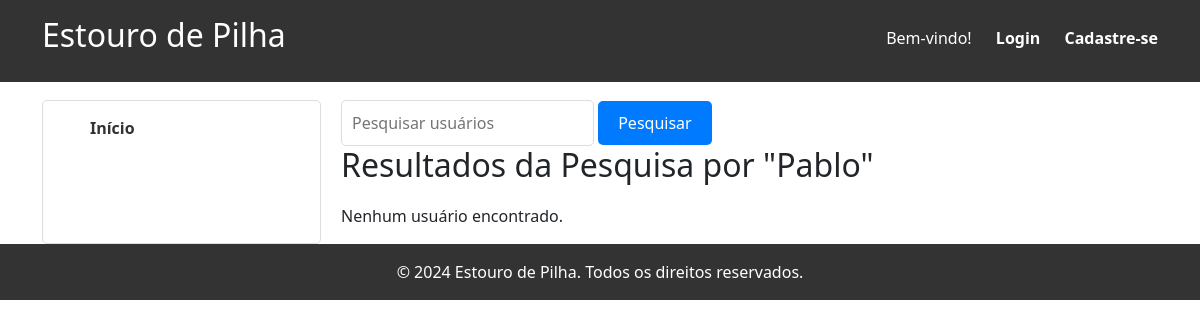
Page /pesquisa_usuario.php?pesquisa=Pablo on the earlier database version.
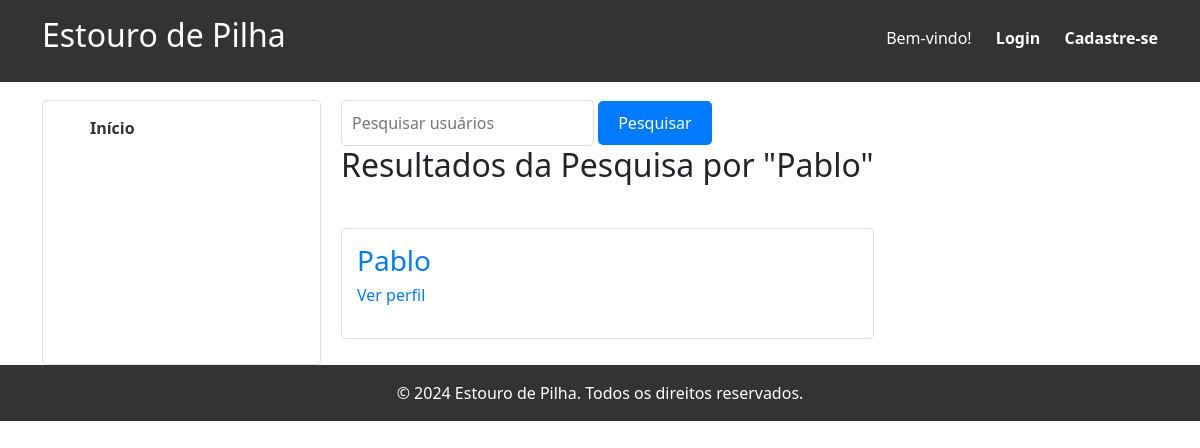
Same page on the later database version.
### tables this page shows
CREATE TABLE IF NOT EXISTS db_usr (
  usr_id INT NOT NULL AUTO_INCREMENT,
  usr_name VARCHAR(20) NOT NULL,
  usr_password VARCHAR(255) NOT NULL,
  PRIMARY KEY (usr_id)
);

### pesquisa_usuario.php (the view, shortened to what this page needs)
<?php
    $logged_in = $_SESSION['logged_in'] ?? false;
    $usr = $_SESSION['usr'] ?? '';
    require_once 'banco.php';
    $usuarios_encontrados = [];
    if (isset($_GET['pesquisa'])) {
        $termo_pesquisa = $_GET['pesquisa'];
        $stmt = $banco->prepare("SELECT usr_id, usr_name FROM db_usr WHERE usr_name LIKE ?");
        $termo_pesquisa = '%' . $termo_pesquisa . '%';
        $stmt->bind_param("s", $termo_pesquisa);
        $stmt->execute();
        $result = $stmt->get_result();
        while ($row = $result->fetch_object()) {
            $usuarios_encontrados[] = $row;
        }
        if (empty($usuarios_encontrados)) {
            $mensagem_pesquisa = "Nenhum usuário encontrado.";
        }
    }
?>
<!DOCTYPE html>
<html lang="en">
<head>
    <link rel="stylesheet" href="estilos.css">
    <link href="https://cdn.jsdelivr.net/npm/bootstrap@5.3.3/dist/css/bootstrap.min.css" rel="stylesheet">
</head>
<body>
    <header>
        <div class="container">
            <h1>Estouro de Pilha</h1>
            <nav>
                <ul>
                    <?php if ($logged_in): ?>
                        <li>Olá, <?php echo htmlspecialchars($usr); ?>!</li>
                        <li><a href="logout.php">Logout</a></li>
                    <?php else: ?>
                        <li>Bem-vindo!</li>
                        <li><a href="login.php">Login</a></li>
                        <li><a href="register.php">Cadastre-se</a></li>
                    <?php endif; ?>
                </ul>
            </nav>
        </div>
    </header>
    <main class="container">
        <aside class="sidebar">
            <ul>
                <li><a href="index.php">Início</a></li>
            </ul>
        </aside>
        <section class="pesquisa-usuario">
            <form action="" method="GET" class="search-form">
                <input type="text" name="pesquisa" placeholder="Pesquisar usuários">
                <button type="submit">Pesquisar</button> <br>
            </form>
            <?php if (isset($termo_pesquisa)): ?>
                <h2>Resultados da Pesquisa por "<?php echo htmlspecialchars($_GET['pesquisa']); ?>"</h2>
                <?php if (!empty($usuarios_encontrados)): ?>
                    <ul class="search-results">
                        <?php foreach ($usuarios_encontrados as $usuario): ?> <br>
                            <li>
                                <h3><?php echo htmlspecialchars($usuario->usr_name); ?></h3>
                                <p><a href="perfil_usuario.php?usr_id=<?php echo $usuario->usr_id; ?>">Ver perfil</a></p>
                            </li>
                        <?php endforeach; ?>
                    </ul>
                <?php else: ?>
                    <p><?php echo htmlspecialchars($mensagem_pesquisa); ?></p>
            <?php endif; ?>
            <?php endif; ?>
        </section>
    </main>
    <footer>
        <div class="container">
            <p>&copy; 2024 Estouro de Pilha. Todos os direitos reservados.</p>
        </div>
    </footer>
</body>
</html>

Differences in the rows shown:
now on this page (row edited): db_usr: usr_name "Pablo"
Other differences:
$mensagem_pesquisa: "Nenhum usuário encontrado." → (not shown)
